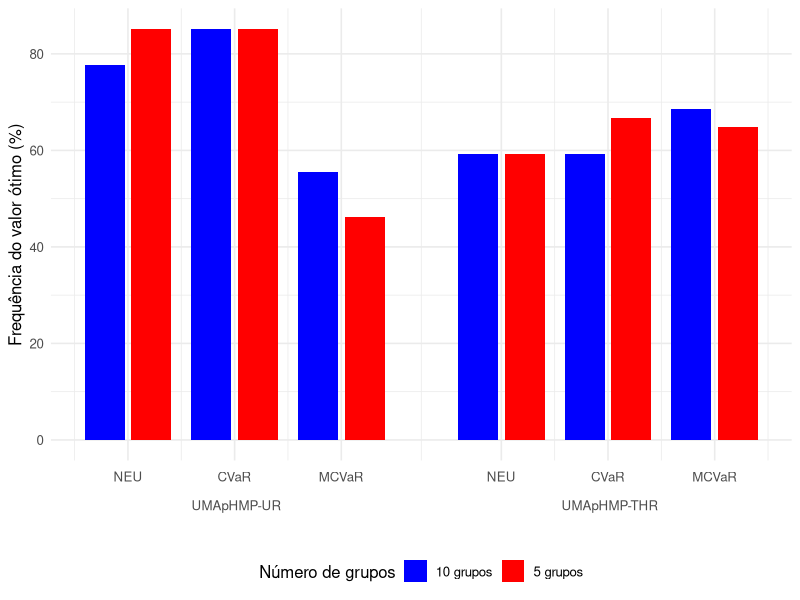

This chart was generated by the following R code:
library(ggplot2)
library(dplyr)

# ======================
# DADOS
# ======================
dados <- data.frame(
  Risk = rep(c("NEU", "CVaR", "MCVaR"), each = 4),
  Method = rep(c("Type 1", "Type 2"), each = 2, times = 3),
  grupos = rep(c("10 grupos", "5 grupos"), times = 6),
  Frequency = c(21/27, 23/27, 23/27, 23/27,
                30/54, 25/54, 32/54, 32/54,
                32/54, 36/54, 37/54, 35/54)
) %>%
  mutate(Frequency = Frequency * 100)

# ======================
# POSIÇÕES NO EIXO X
# ======================
posicoes <- c(1, 1.8, 2.6, 3.8, 4.6, 5.4)
dados$Xpos <- rep(posicoes, each = 2)

# Labels: RISCO em cima, MÉTODO embaixo
labels_x <- c(
  "NEU", "CVaR\n\n UMApHMP-UR", "MCVaR",
  "NEU", "CVaR\n\n UMApHMP-THR", "MCVaR"
)

dados$grupos <- factor(dados$grupos, levels = c("10 grupos", "5 grupos"))

# ======================
# GRÁFICO
# ======================
ggplot(dados, aes(x = Xpos, y = Frequency, fill = grupos)) +
  geom_bar(
    stat = "identity",
    position = position_dodge(width = 0.7),
    width = 0.6
  ) +
  scale_fill_manual(
    values = c("10 grupos" = "blue", "5 grupos" = "red")
  ) +
  scale_x_continuous(
    breaks = posicoes,
    labels = labels_x
  ) +
  labs(
    y = "Frequência do valor ótimo (%)",
    x = "",
    fill = "Número de grupos"
  ) +
  theme_minimal(base_size = 12) +
  theme(
    legend.position = "bottom",
    axis.text.x = element_text(
      margin = margin(t = 5),
      lineheight = 0.9
    )
  )
